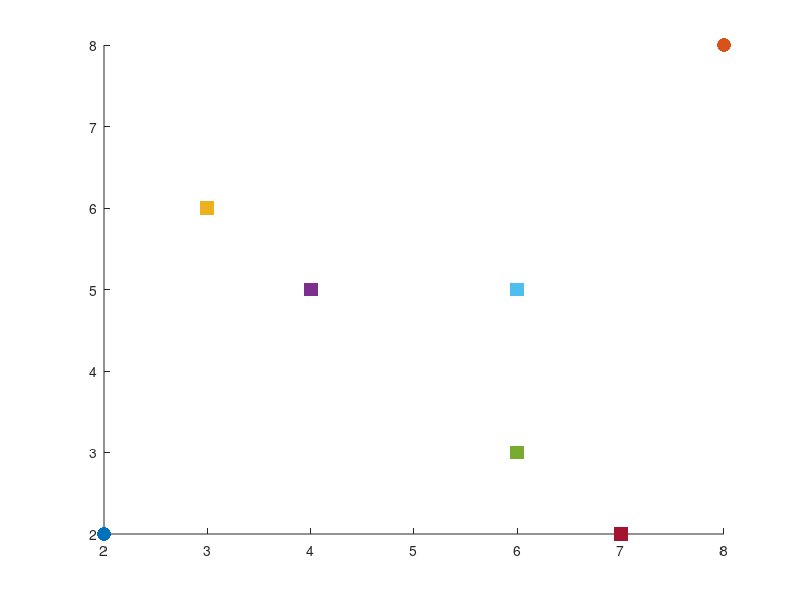

MATLAB code for this plot: (Note: this script raises an error after producing the figure.)
clf;
%coordinates
source = [2,2]; 
destination = [8,8]; 
relay1 = [3,6];
relay2 = [4,5];  
relay3= [6,3];
relay4 = [6,5];
relay5 = [7,2];
eavedropper=[2,8];

scatter(source(1), source(2), 100, 'o', 'filled');  
hold on;
scatter(destination(1), destination(2), 100, 'o', 'filled'); 
scatter(relay1(1), relay1(2), 100, 's', 'filled');  
scatter(relay2(1), relay2(2), 100, 's', 'filled');  
scatter(relay3(1), relay3(2), 100, 's', 'filled');  
scatter(relay4(1), relay4(2), 100, 's', 'filled');
scatter(relay5(1), relay5(2), 100, 's', 'filled');
scatter(eavedropper(1), eavedropper(2), 100, 'diamond','red','filled');
% 
xlabel('Distance(km)');
ylabel('Distance(km)');


axis([1 10 1 10]);
text(source(1), source(2) - 0.05, 'Source', 'HorizontalAlignment', 'center', 'VerticalAlignment', 'top', 'FontSize', 8);
text(destination(1), destination(2) - 0.05, 'Destination', 'HorizontalAlignment', 'center', 'VerticalAlignment', 'top', 'FontSize', 8);
text(relay1(1), relay1(2) + 0.05, 'relay 1', 'HorizontalAlignment', 'center', 'VerticalAlignment', 'bottom', 'FontSize', 8);
text(relay2(1), relay2(2) + 0.05, 'relay 2', 'HorizontalAlignment', 'center', 'VerticalAlignment', 'bottom', 'FontSize', 8);
text(relay3(1), relay3(2) - 0.05, 'relay 3', 'HorizontalAlignment', 'center', 'VerticalAlignment', 'top', 'FontSize', 8);
text(relay4(1), relay4(2) - 0.05, 'relay 4', 'HorizontalAlignment', 'center', 'VerticalAlignment', 'top', 'FontSize', 8);
text(relay5(1), relay5(2) - 0.05, 'relay 5', 'HorizontalAlignment', 'center', 'VerticalAlignment', 'top', 'FontSize', 8);

text(eavedropper(1), eavedropper(2) - 0.05, 'eavedropper', 'HorizontalAlignment', 'center', 'VerticalAlignment', 'top', 'FontSize', 8);
plot([relay3(1),destination(1)],[relay3(2),destination(2)],'b-', 'LineWidth', 1);
plot([relay1(1),destination(1)],[relay1(2),destination(2)],'g-', 'LineWidth', 1);
plot([relay2(1),destination(1)],[relay2(2),destination(2)],'o-', 'LineWidth', 1);
plot([relay4(1),destination(1)],[relay4(2),destination(2)],'k-', 'LineWidth', 1);
plot([relay5(1),destination(1)],[relay5(2),destination(2)],'y-', 'LineWidth', 1);

plot([relay2(1),source(1)],[relay2(2),source(2)],'o-', 'LineWidth', 1);
plot([relay3(1),source(1)],[relay3(2),source(2)],'b-', 'LineWidth', 1);
plot([relay4(1),source(1)],[relay4(2),source(2)],'k-', 'LineWidth', 1);
plot([relay1(1),source(1)],[relay1(2),source(2)],'g-', 'LineWidth', 1);
plot([relay5(1),source(1)],[relay5(2),source(2)],'y-', 'LineWidth', 1);

plot([relay2(1),eavedropper(1)],[relay2(2),eavedropper(2)],'r--', 'LineWidth', 1);
plot([relay3(1),eavedropper(1)],[relay3(2),eavedropper(2)],'r--', 'LineWidth', 1);
plot([relay4(1),eavedropper(1)],[relay4(2),eavedropper(2)],'r--', 'LineWidth', 1);
plot([relay1(1),eavedropper(1)],[relay1(2),eavedropper(2)],'r--', 'LineWidth', 1);
plot([relay5(1),eavedropper(1)],[relay5(2),eavedropper(2)],'r--', 'LineWidth', 1);
